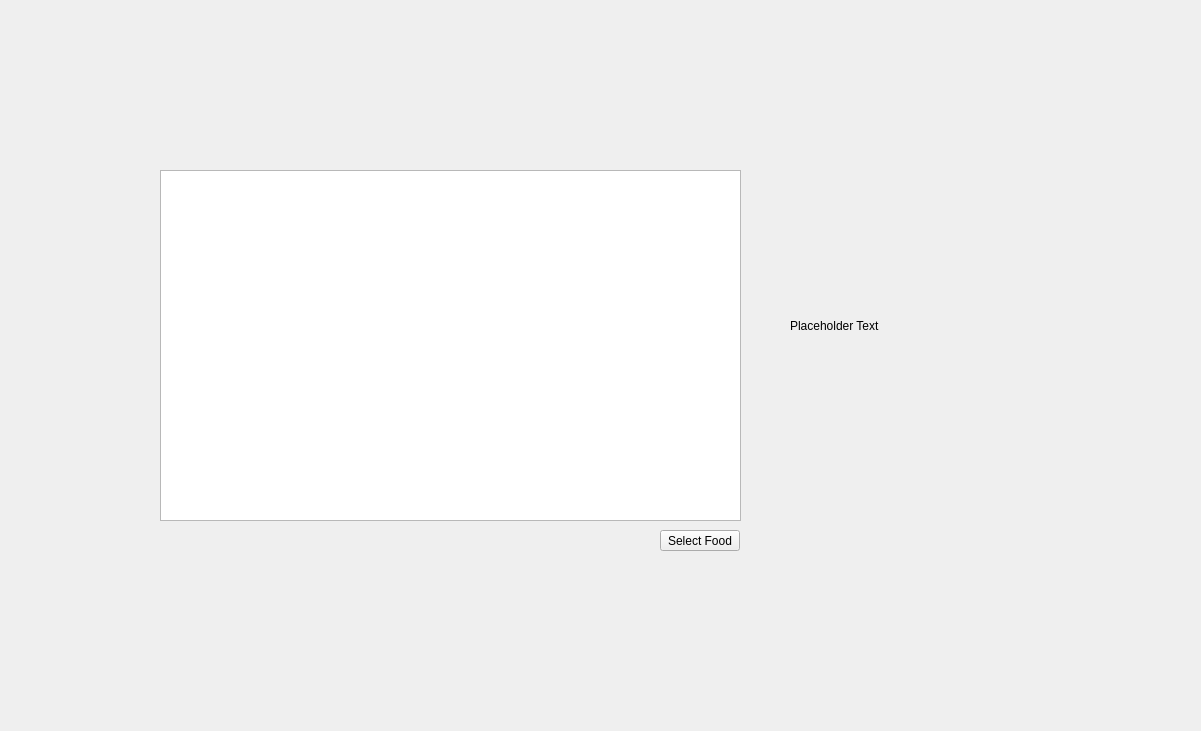
<?xml version="1.0" encoding="UTF-8"?>
<ui version="4.0">
 <class>CitySelectWindow</class>
 <widget class="QWidget" name="CitySelectWindow">
  <property name="geometry">
   <rect>
    <x>0</x>
    <y>0</y>
    <width>1201</width>
    <height>731</height>
   </rect>
  </property>
  <property name="windowTitle">
   <string>Form</string>
  </property>
  <widget class="QPushButton" name="moveToFoodSelect">
   <property name="geometry">
    <rect>
     <x>660</x>
     <y>530</y>
     <width>80</width>
     <height>21</height>
    </rect>
   </property>
   <property name="text">
    <string>Select Food</string>
   </property>
  </widget>
  <widget class="QTableWidget" name="cityTable">
   <property name="geometry">
    <rect>
     <x>160</x>
     <y>170</y>
     <width>581</width>
     <height>351</height>
    </rect>
   </property>
  </widget>
  <widget class="QLabel" name="cityLabel">
   <property name="geometry">
    <rect>
     <x>790</x>
     <y>210</y>
     <width>201</width>
     <height>231</height>
    </rect>
   </property>
   <property name="text">
    <string>Placeholder Text</string>
   </property>
  </widget>
 </widget>
 <resources/>
 <connections/>
</ui>
